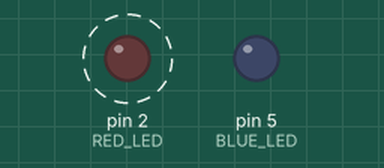
Recording of a sketch running on a simulated Arduino Uno, built with avr-gcc and run on an emulated ATmega328P. Shown: output pins drawn as LEDs (lit = HIGH). Dashed ring = blinking.

Above: at 0.5 s.
At 7.5 s:
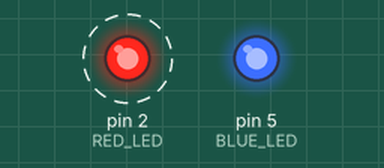
Timing chart, 0 to 9.2 s (numbered marks = the images above):
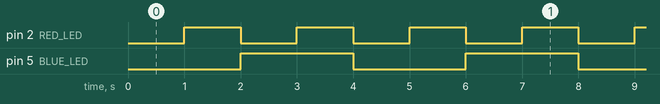

Measured:
- by itself, pin 2 (RED_LED): alternates HIGH for 1.0 s and LOW for 1.0 s
- by itself, pin 5 (BLUE_LED): alternates HIGH for 2.0 s and LOW for 2.0 s

The sketch:

sketch_jun01a.ino
```cpp
#define RED_LED 2
#define BLUE_LED 5

void setup()
{
  pinMode(RED_LED, OUTPUT);
  pinMode(BLUE_LED, OUTPUT);
}

void loop()
{
  oneSecond();
  twoSecond();
}

void oneSecond(){
  static unsigned long previous = 0;
  static bool ledState = false;
  if(millis() - previous >= 1000){
    previous = millis();
    ledState = !ledState;
  }
  digitalWrite(RED_LED, ledState);
}

void twoSecond(){
  static unsigned long previous = 0;
  static bool ledState = false;
  if(millis() - previous >= 2000){
    previous = millis();
    ledState = !ledState;
  }
  digitalWrite(BLUE_LED, ledState);
}
```
